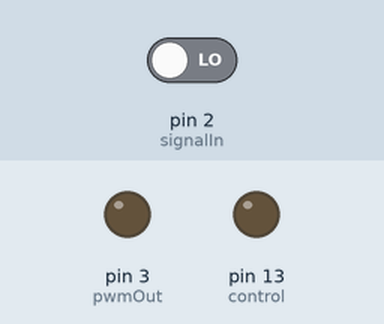
A sketch run on a simulated Arduino Uno, built with avr-gcc and run on an emulated ATmega328P. Shown: output pins drawn as LEDs (lit = HIGH). Inputs (shaded band) come from the test bench; at power-on: pin 2 (signalIn) LOW.

Above: at 1.3 s.
1.4 s: pin 2 (signalIn) driven HIGH
At 3.2 s:
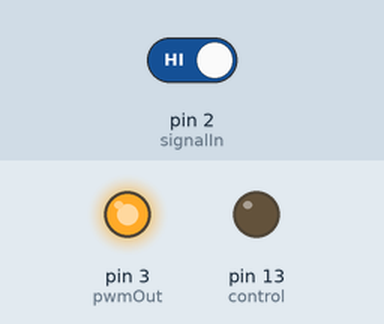
Timing chart, 0 to 4.7 s (numbered marks = the images above; inputs shaded):
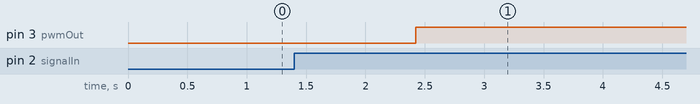

Measured:
- after the input at 1.4 s, pin 3 (pwmOut): LOW → HIGH after 1.0 s

The sketch:

LightController.ino
```cpp
int pwmOut = 3;
int signalIn = 2;

int control = LED_BUILTIN;

void setup() {
  pinMode(pwmOut, OUTPUT);
  pinMode(signalIn, INPUT);

  pinMode(control, OUTPUT);
}

void loop() {
  if (digitalRead(signalIn) == HIGH) {
    for (int i = 0; i < 256; i++) {
      analogWrite(pwmOut, i);

      delay(4);
    }

    while (digitalRead(signalIn) == HIGH) {}
    delay(100);
  }

  if (digitalRead(signalIn) == LOW) {
    for (int i = 255; i >= 0; i -= 2) {
      analogWrite(pwmOut, i);

      delay(4);
    }

    analogWrite(pwmOut, 0);

    while (digitalRead(signalIn) == LOW) {}
  }
}
```
